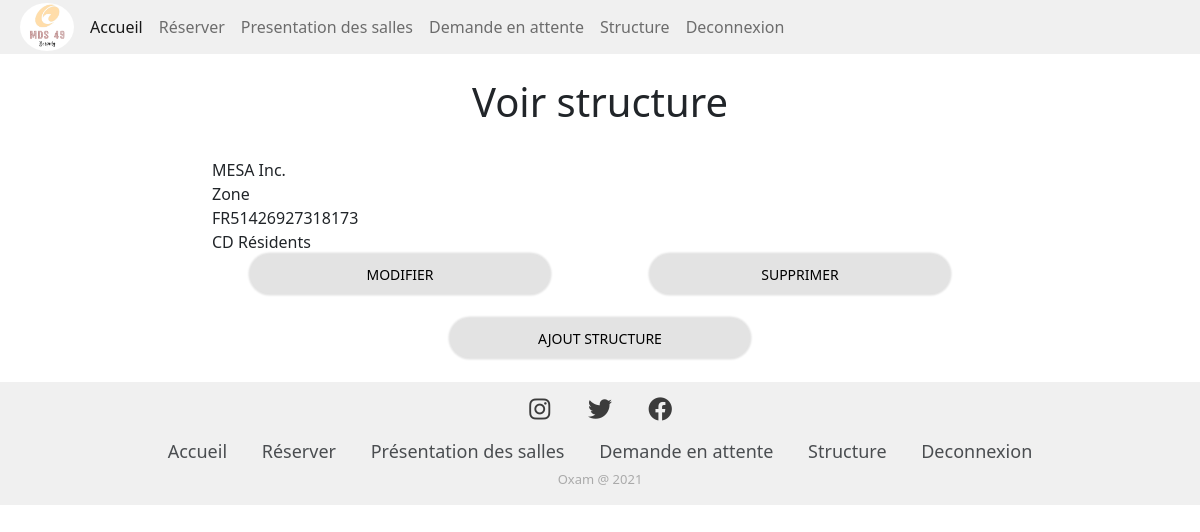
/index.php?uc=structure (signed in), run on the app's committed database.
### tables this page shows
CREATE TABLE `structure` (
  `Id_Structure` int(11) NOT NULL,
  `nom` varchar(50) DEFAULT NULL,
  `IBAN` varchar(50) DEFAULT NULL,
  `profil` varchar(50) DEFAULT NULL,
  `Id_Type_structure` int(11) NOT NULL
);

CREATE TABLE `type_structure` (
  `Id_Type_structure` int(11) NOT NULL,
  `nom_type_structure` varchar(50) DEFAULT NULL
);

### util/Class.pdo.OXAM.inc.php (called while the page is built, shortened)
<?php
function isLogged() {
    if(isset($_SESSION['mail'])) {
        return true;
    } else {
        return false;
    }
}
function isAdmin() {
    if (isLogged()) {
        if($_SESSION['typeprofil']==1) {
            return true;
        } else {
            return false;
        }
    } else {
        return false;
    }
}
function getAllStructure() {
    $resultat = array();
    try {
        $pdo = connexionPDO();
        $req = $pdo->prepare("SELECT * from structure");
        $req->execute();
        $ligne = $req->fetch(PDO::FETCH_ASSOC);
        while ($ligne) {
            $resultat[] = $ligne;
            $ligne = $req->fetch(PDO::FETCH_ASSOC);
        }
    } catch (PDOException $e) {
        print "Erreur !: " . $e->getMessage();
        die();
    }
    return $resultat;
}
function typeStructure ($Id_Type_structure) {
    try {
        $pdo = connexionPDO();
        $req = $pdo->prepare("SELECT nom_type_structure from type_structure where Id_Type_structure='$Id_Type_structure'");
        $req->execute();
        $resultat = $req->fetch(PDO::FETCH_ASSOC);
    } catch (PDOException $e) {
        print "Erreur !: " . $e->getMessage();
        die();
    }
    return $resultat;
}
?>

### vues/voirStructure.php (the view, shortened to what this page needs)
<h1><center>Voir structure</center></h1><br>
<div class="container-fluid">
	<div class="row">
		<div class="col-xs-0 col-sm-0 col-md-1 col-lg-2"></div>
		<div class="col-xs-12 col-sm-12 col-md-10 col-lg-8">
			<div class="row">
				<?php
					$Structures = getAllStructure();
					$a = 0;
					while($a != sizeof($Structures)){
						$nomStructure = $Structures[$a]['nom'];
						$IBANstructure = $Structures[$a]['IBAN'];
                        $profilStructure = $Structures[$a]['profil'];
						$Id_Type_Structure = $Structures[$a]['Id_Type_structure'];
						$type_structure = typeStructure($Id_Type_Structure);
						$nom_type_structure = $type_structure['nom_type_structure'];
						echo '
		<tr>
			<td class="content">
				<span class="content">'.$nomStructure.'</span>
			</td>
			<td class="content">
				<span class="content">'.$profilStructure.'</span>
			</td>
			<td class="content">
				<span class="content">'.$IBANstructure.'</span>
			</td>
			<td class="content">
				<span class="content">'.$nom_type_structure.'</span>
			</td>
			<td class="btninline">
			<button class="btnall btngreen" onclick="window.location=\'index.php?uc=structure&action=modifStructure&id_structure='.$Structures[$a]['Id_Structure'].'\';">Modifier</button>
			</td>
			<td class="btninline">
			<button class="btnall btngreen" onclick="window.location=\'index.php?uc=structure&action=delStructure&id_structure='.$Structures[$a]['Id_Structure'].'\';">Supprimer</button>
			</td>
		</tr>
				';
						$a = $a+1;
					}
				?>
			</div>
		</div>
	</div><br>
	<?php if(isAdmin()){ ?>
		<center><input type="submit" class="btnall" value="Ajout Structure" name="addstructure" onclick="window.location='index.php?uc=structure&action=ajoutStructure'"></center>
	<?php } ?>
	<br>
</div>

### util/style.css (style rules this page uses)
.btnall { max-width: 300px; text-transform: uppercase; font-size: 14px; display: block; margin-right: auto; margin-left: auto; width: 60%; border-radius: 25px; height: 40px; border: 0; background-color: #e3e3e3; box-shadow: 0 0 2px 0.1rem #e3e3e3; }

### util/footer.css (style rules this page uses)
* { margin: 0; padding: 0; box-sizing: border-box; }
body { font-weight: 400; background-color: white; }

### data on the page
structure: nom "MESA Inc.", profil "Zone", IBAN "FR51426927318173", Id_Type_structure.nom_type_structure "CD Résidents"
